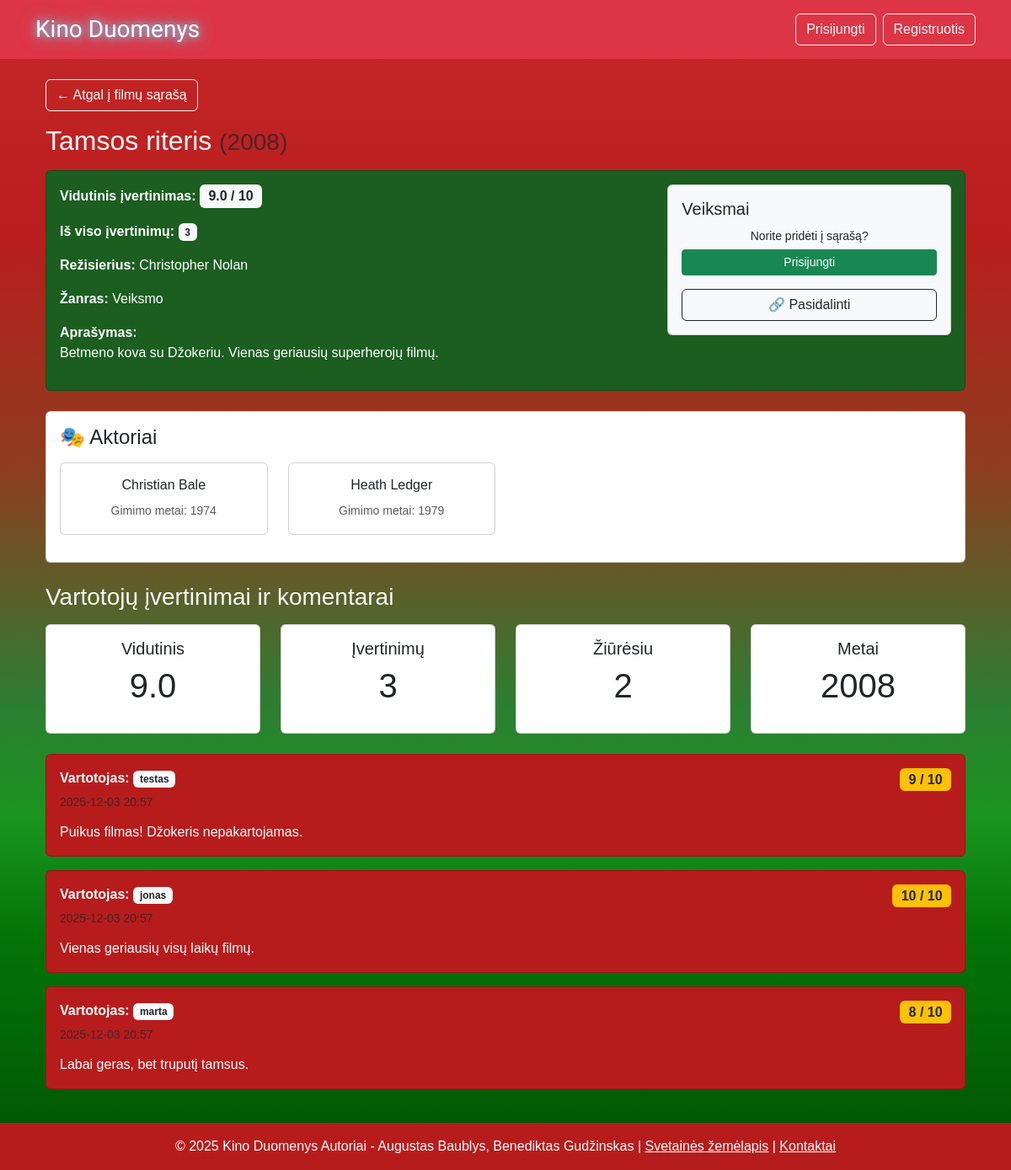
The page /movie.php?id=1 on the database its author committed.
### tables this page shows
CREATE TABLE movies (
    id INT PRIMARY KEY AUTO_INCREMENT,
    title VARCHAR(255) NOT NULL,
    release_year INT,
    director VARCHAR(100),
    description TEXT,
    genre VARCHAR(50),
    created_at TIMESTAMP DEFAULT CURRENT_TIMESTAMP
);

CREATE TABLE actors (
    id INT PRIMARY KEY AUTO_INCREMENT,
    name VARCHAR(100) NOT NULL,
    birth_year INT
);

CREATE TABLE reviews (
    id INT PRIMARY KEY AUTO_INCREMENT,
    movie_id INT,
    user_id INT,
    rating INT CHECK (rating >= 1 AND rating <= 10),
    comment TEXT,
    created_at TIMESTAMP DEFAULT CURRENT_TIMESTAMP,
    FOREIGN KEY (movie_id) REFERENCES movies(id) ON DELETE CASCADE,
    FOREIGN KEY (user_id) REFERENCES users(id) ON DELETE CASCADE
);

CREATE TABLE users (
    id INT PRIMARY KEY AUTO_INCREMENT,
    username VARCHAR(50) UNIQUE NOT NULL,
    email VARCHAR(100) UNIQUE NOT NULL,
    password_hash VARCHAR(255) NOT NULL,
    created_at TIMESTAMP DEFAULT CURRENT_TIMESTAMP,
    is_admin BOOLEAN DEFAULT FALSE
);

### includes/config.php (called while the page is built, shortened)
<?php
function getDBConnection() {
    $conn = new mysqli(DB_HOST, DB_USER, DB_PASS, DB_NAME);
    $conn->set_charset("utf8");
    return $conn;
}
?>

### php/Database.php (called while the page is built, shortened)
<?php
class Database {
    private $conn;
    public function __construct() {
        require_once 'includes/config.php';
        $this->conn = getDBConnection();
    }
    public function query($sql, $params = []) {
        $stmt = $this->conn->prepare($sql);
        if (!empty($params)) {
            $types = '';
            foreach ($params as $param) {
                if (is_int($param)) {
                    $types .= 'i';
                } elseif (is_float($param)) {
                    $types .= 'd';
                } elseif (is_string($param)) {
                    $types .= 's';
                } else {
                    $types .= 's';
                }
            }
            $stmt->bind_param($types, ...$params);
        }
        if ($stmt->execute()) {
            return $stmt;
        } else {
            error_log("Execute error: " . $stmt->error);
            return false;
        }
    }
    public function fetchOne($sql, $params = []) {
        $stmt = $this->query($sql, $params);
        $result = $stmt->get_result();
        return $result->fetch_assoc();
    }
    public function fetchAll($sql, $params = []) {
        $stmt = $this->query($sql, $params);
        $result = $stmt->get_result();
        $rows = [];
        while ($row = $result->fetch_assoc()) {
            $rows[] = $row;
        }
        return $rows;
    }
}
?>

### movie.php (the view, shortened to what this page needs)
<?php
require_once 'includes/config.php';
require_once 'php/Database.php';
$db = new Database();
$movie_id = isset($_GET['id']) ? intval($_GET['id']) : 0;
$movie = $db->fetchOne("
    SELECT m.*,
           AVG(r.rating) as avg_rating,
           COUNT(r.id) as review_count
    FROM movies m
    LEFT JOIN reviews r ON m.id = r.movie_id
    WHERE m.id = ?
    GROUP BY m.id
", [$movie_id]);
include 'includes/header.php';
$reviews = $db->fetchAll("
    SELECT r.*, u.username
    FROM reviews r
    JOIN users u ON r.user_id = u.id
    WHERE r.movie_id = ?
    ORDER BY r.created_at DESC
    LIMIT 10
", [$movie_id]);
$actors = $db->fetchAll("
    SELECT a.name, a.birth_year
    FROM actors a
    JOIN movie_actors ma ON a.id = ma.actor_id
    WHERE ma.movie_id = ?
    ORDER BY a.name
", [$movie_id]);
?>
<main class="container">
    <div class="mb-3">
        <a href="movies.php" class="btn btn-outline-light">
            ← Atgal į filmų sąrašą
        </a>
    </div>
    <h2 class="text-light mb-3">
        <?php echo htmlspecialchars($movie['title']); ?>
        <?php if ($movie['release_year']): ?>
            <small class="text-muted">(<?php echo $movie['release_year']; ?>)</small>
        <?php endif; ?>
    </h2>
    <div class="card mb-4 card-green">
        <div class="card-body">
            <div class="row">
                <div class="col-md-8">
                    <p><strong>Vidutinis įvertinimas:</strong>
                        <span class="badge bg-light text-dark fs-6">
                            <?php echo $movie['avg_rating'] ? number_format($movie['avg_rating'], 1) : 'Nėra'; ?> / 10
                        </span>
                    </p>
                    <p><strong>Iš viso įvertinimų:</strong>
                        <span class="badge bg-light text-dark"><?php echo $movie['review_count']; ?></span>
                    </p>
                    <?php if ($movie['director']): ?>
                        <p><strong>Režisierius:</strong> <?php echo htmlspecialchars($movie['director']); ?></p>
                    <?php endif; ?>
                    <?php if ($movie['genre']): ?>
                        <p><strong>Žanras:</strong> <?php echo htmlspecialchars($movie['genre']); ?></p>
                    <?php endif; ?>
                    <p><strong>Aprašymas:</strong><br>
                    <?php echo nl2br(htmlspecialchars($movie['description'])); ?></p>
                </div>
                <div class="col-md-4">
<div class="card bg-light text-dark">
    <div class="card-body">
        <h5 class="card-title">Veiksmai</h5>
        <?php if (isset($_SESSION['user_id'])): ?>
            <button class="btn btn-success w-100 mb-2" data-bs-toggle="modal" data-bs-target="#reviewModal">
                Pateikti įvertinimą
            </button>
            <form method="POST" action="add_to_watchlist.php" class="mb-2" id="watchlistForm">
                <input type="hidden" name="movie_id" value="<?php echo $movie_id; ?>">
                <button type="submit" class="btn btn-primary w-100" id="watchlistBtn">
                    <?php
                    $inWatchlist = $db->fetchOne("SELECT id FROM watchlist WHERE movie_id = ? AND user_id = ?",
                                               [$movie_id, $_SESSION['user_id']]);
                    echo $inWatchlist ? '✅ Jau sąraše' : '✚ Žiūrėti vėliau';
                    ?>
                </button>
            </form>
        <?php else: ?>
            <p class="text-center">
                <small>Norite pridėti į sąrašą?</small><br>
                <a href="login.php" class="btn btn-sm btn-success mt-1 w-100">Prisijungti</a>
            </p>
        <?php endif; ?>
        <button class="btn btn-outline-dark w-100" onclick="shareMovie()">
            🔗 Pasidalinti
        </button>
    </div>
</div>
                </div>
            </div>
        </div>
    </div>
    <?php if (!empty($actors)): ?>
    <div class="card mb-4">
        <div class="card-body">
            <h4 class="card-title mb-3">🎭 Aktoriai</h4>
            <div class="row">
                <?php foreach ($actors as $actor): ?>
                    <div class="col-md-3 col-sm-6 mb-3">
                        <div class="card">
                            <div class="card-body text-center">
                                <h6 class="card-title"><?php echo htmlspecialchars($actor['name']); ?></h6>
                                <?php if ($actor['birth_year']): ?>
                                    <p class="card-text text-muted">
                                        <small>Gimimo metai: <?php echo $actor['birth_year']; ?></small>
                                    </p>
                                <?php endif; ?>
                            </div>
                        </div>
                    </div>
                <?php endforeach; ?>
            </div>
        </div>
    </div>
    <?php endif; ?>
    <h3 class="text-light mb-3">Vartotojų įvertinimai ir komentarai</h3>
    <div class="row mb-4">
        <div class="col-md-3">
            <div class="card text-center">
                <div class="card-body">
                    <h5 class="card-title">Vidutinis</h5>
                    <p class="display-6">
                        <?php echo $movie['avg_rating'] ? number_format($movie['avg_rating'], 1) : '0.0'; ?>
                    </p>
                </div>
            </div>
        </div>
        <div class="col-md-3">
            <div class="card text-center">
                <div class="card-body">
                    <h5 class="card-title">Įvertinimų</h5>
                    <p class="display-6"><?php echo $movie['review_count']; ?></p>
                </div>
            </div>
        </div>
<div class="col-md-3">
    <div class="card text-center">
        <div class="card-body">
            <h5 class="card-title">Žiūrėsiu</h5>
            <p class="display-6">
                <?php
                try {
                    $watchlistCount = $db->fetchOne("SELECT COUNT(*) as count FROM watchlist WHERE movie_id = ?", [$movie_id])['count'];
                    echo $watchlistCount;
                } catch (Exception $e) {
                    echo '0';
                }
                ?>
            </p>
        </div>
    </div>
</div>
        <div class="col-md-3">
            <div class="card text-center">
                <div class="card-body">
                    <h5 class="card-title">Metai</h5>
                    <p class="display-6"><?php echo $movie['release_year']; ?></p>
                </div>
            </div>
        </div>
    </div>
    <?php if (empty($reviews)): ?>
        <div class="alert alert-info">
            Kol kas nėra įvertinimų. Būkite pirmas!
        </div>
    <?php else: ?>
        <?php foreach ($reviews as $review): ?>
            <div class="card mb-3 card-red">
                <div class="card-body">
                    <div class="d-flex justify-content-between align-items-start mb-2">
                        <div>
                            <p class="mb-1">
                                <strong>Vartotojas:</strong>
                                <span class="badge bg-light text-dark">
                                    <?php echo htmlspecialchars($review['username']); ?>
                                </span>
                            </p>
                            <p class="mb-1 text-muted">
                                <small>
                                    <?php echo date('Y-m-d H:i', strtotime($review['created_at'])); ?>
                                </small>
                            </p>
                        </div>
                        <div>
                            <span class="badge bg-warning text-dark fs-6">
                                <?php echo $review['rating']; ?> / 10
                            </span>
                        </div>
                    </div>
                    <p class="mb-0"><?php echo nl2br(htmlspecialchars($review['comment'])); ?></p>
                </div>
            </div>
        <?php endforeach; ?>
    <?php endif; ?>
</main>
<?php
include 'includes/footer.php';
?>

### assets/css/Styles.css (style rules this page uses)
Html, body { margin: 0; padding: 0; height: 100%; }
Body { display: flex; flex-direction: column; background: linear-gradient( to bottom, #c62828 0%, #b91d1d 20%, #8d3d1f 40%, #2e7d32 60%, #19951f 70%, #037407 80%, #015304 100% ); font-family: Arial, sans-serif; }
Main { flex: 1; }
.card-green { background-color: #1b5e20 !important; color: white !important; }
.card-red { background-color: #b71c1c !important; color: white !important; }

### rows shown on the page
movies: title "Tamsos riteris", release_year "2008", director "Christopher Nolan", genre "Veiksmo", description "Betmeno kova su Džokeriu. Vienas geriausių superherojų filmų."
actors: name "Christian Bale", birth_year "1974"
actors: name "Heath Ledger", birth_year "1979"
reviews: user.username "testas", created_at "2025-12-03 20:57", rating "9", comment "Puikus filmas! Džokeris nepakartojamas."
reviews: user.username "jonas", created_at "2025-12-03 20:57", rating "10", comment "Vienas geriausių visų laikų filmų."
reviews: user.username "marta", created_at "2025-12-03 20:57", rating "8", comment "Labai geras, bet truputį tamsus."

### other values the page prints
$movie['avg_rating'] "9.0"
$movie['review_count'] "3"
$watchlistCount "2"
